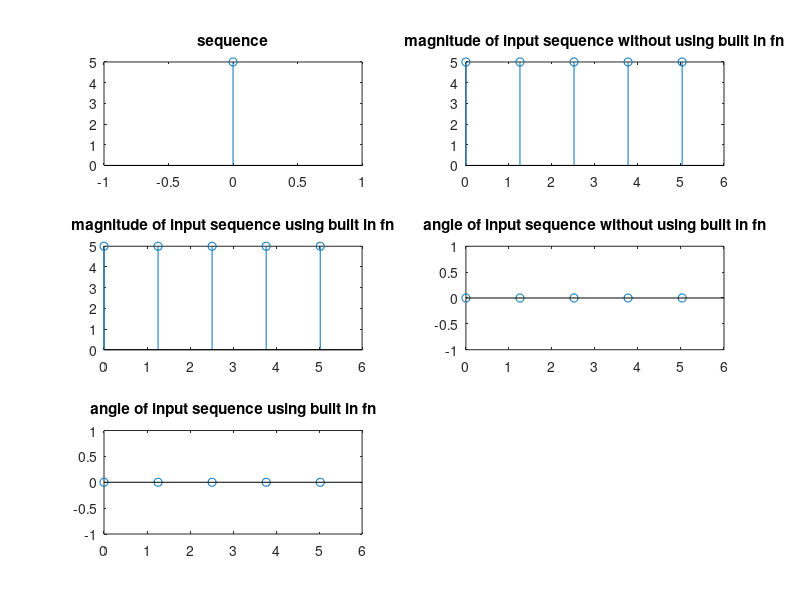

Recreate this plot in MATLAB.
clc; 
close all; 
clear all;
x = input('enter the sequence :'); % Prompts the user to enter the input sequence and stores it in `x`.
N = input('enter the N point value :'); % Prompts the user to enter the DFT length `N`.
L = length(x); % Stores the length of the input sequence `x` in `L`.
if N < L
    error('input sequence is bigger'); % Throws an error if `N` is smaller than the sequence length `L`.
end
X = [zeros(1, N)]; % Initializes the DFT result array `X` with zeros of length `N`.
x1 = [x, zeros(1, N - L)]; % Pads `x` with zeros to make its length equal to `N`.
for k = 0:N-1                   % Loop over each frequency index `k` from 0 to `N-1`.
    for n = 0:N-1               % Loop over each time index `n` from 0 to `N-1`.
        X(k+1) = X(k+1) + x1(n+1) * exp(-j * 2 * pi * n * k / N); % Calculate the DFT term and add to `X(k+1)`.
    end
end
for i = 1:N
    if int32((imag(X(i)))) == 0  % If the imaginary part is effectively zero.
        X(i) = real(X(i)) + 0j;  % Set `X(i)` to its real part only.
    end
    if int32((real(X(i)))) == 0  % If the real part is effectively zero.
        X(i) = 0 + imag(X(i)) * j; % Set `X(i)` to its imaginary part only.
    end
end
disp(X); % Displays the manually computed DFT result `X`.
n = 0:L-1; % Defines the time vector `n` for the original sequence of length `L`.
k = 0:(2*pi)/N:(2*pi-(2*pi)/N); % Defines the frequency vector `k` from 0 to `2*pi`, with `N` points.
Y = fft(x, N); % Computes the DFT of `x` with length `N` using MATLAB's `fft` function.
disp(Y);       % Displays the `fft` result `Y`.
subplot(3,2,1);         % Select the 1st subplot position in a 3x2 grid.
stem(n, x);             % Plot the original sequence `x` using a stem plot.
title('sequence');      % Title for the original sequence plot.

subplot(3,2,2);         % Select the 2nd subplot position.
stem(k, abs(X));        % Plot the magnitude of the manual DFT result `X`.
title('magnitude of input sequence without using built in fn'); % Title for manual DFT magnitude plot.

subplot(3,2,3);         % Select the 3rd subplot position.
stem(k, abs(Y));        % Plot the magnitude of the built-in DFT result `Y`.
title('magnitude of input sequence using built in fn'); % Title for built-in DFT magnitude plot.

subplot(3,2,4);         % Select the 4th subplot position.
stem(k, angle(X));      % Plot the phase (angle) of the manual DFT result `X`.
title('angle of input sequence without using built in fn'); % Title for manual DFT phase plot.

subplot(3,2,5);         % Select the 5th subplot position.
stem(k, angle(Y));      % Plot the phase (angle) of the built-in DFT result `Y`.
title('angle of input sequence using built in fn'); % Title for built-in DFT phase plot.
